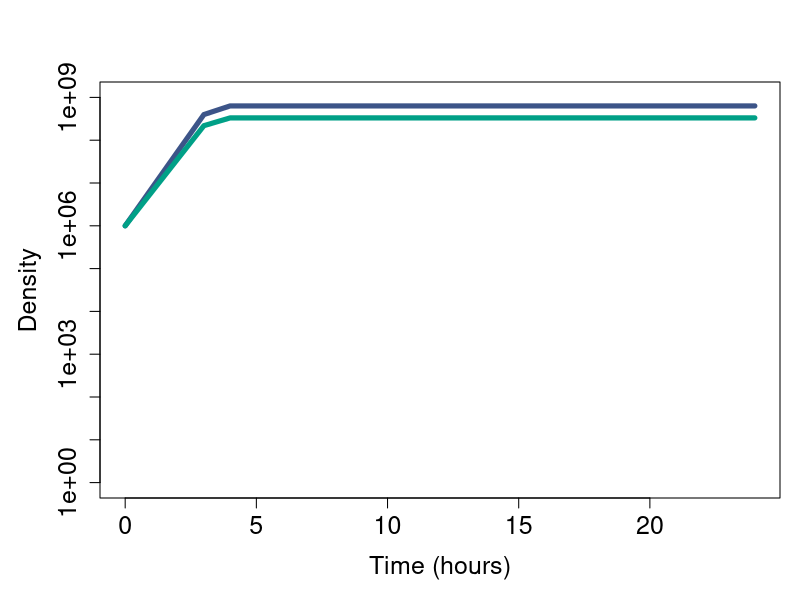

Reproduce this figure in R.

# JLW - 2020

# Analysis of experimental data and comparison with model expectations

# Load packages
library(deSolve)
library(ggsci)
library(scales)
library(dplyr)
library(ggplot2)
library(ggpubr)

parameters <- c(w=0.3,
                r0=350,
                e=5e-7,
                v=2,
                z=1,
                delta=1e-7,
                gam=4/3,
                beta=80,
                v0=0,
                phi=0,
                k=0.1)

state <- c(
  R=500,
  V=0,
  C=1e6,
  L=0,
  M=1e6
)

times <- seq(0, 24, by = 1)

autoimmunitySystem <- function(t, state, parameters) {
  with(as.list(c(state, parameters)),{
    dR <-  - e*v*R*(C+M)/(z+R)
    dC <- (v*R/(z+R) - delta*V)*C + phi*L
    dL <-  delta*C*V - phi*L
    dM <- ((1-k)*v*R/(z+R))*M
    dV <- - delta*C*V
    
    # return the rate of change
    list(c(dR,dV,dC,dL,dM))
  }) # end with(as.list ...
}

plotOut <- function(out,main=""){
  par(mar=c(5.1, 5, 4.1, 1))
  plot(out[,"time"],out[,"C"],col=pal_npg("nrc")(6)[4],
       lwd=5,main=main,type="l",log="y",
       xlab="Time (hours)",ylab="Density",
       cex.axis=1.5,cex.lab=1.5,cex.main=2,
       ylim=c(1,1e9))
  lines(out[,"time"],out[,"M"],col=pal_npg("nrc")(6)[3],lwd=5)
  par(mar=c(5.1, 4.1, 4.1, 2.1))
}

out <- ode(y = state, 
           times = times, 
           func = autoimmunitySystem, 
           parms = parameters,
           method="lsoda")

plotOut(out)

Yf <- tail(out[,"C"],n=1)
Xf <- tail(out[,"M"],n=1)
Xprop <- Xf/(Xf+Yf)
rel_fit <- (Xprop*0.5)/((1-Xprop)*0.5)
rel_fit
